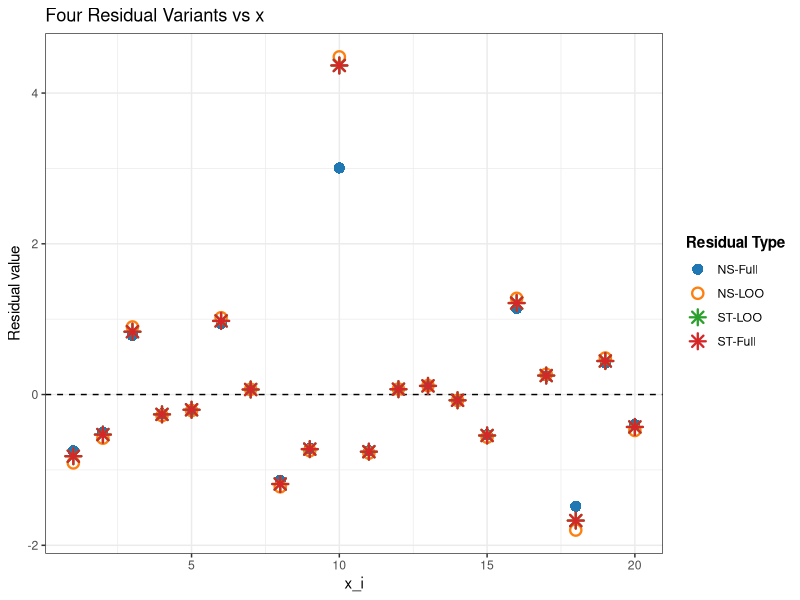

The R source for this figure:
## ---- chunk 1
#| label: plaintext-column-names
#| echo: true
#| message: false
#| warning: false

# Load libraries
library(dplyr)
library(knitr)

# -------------------------------
# 1) Data and full-model fit
# -------------------------------
set.seed(123)
n <- 20
x <- 1:n
y <- 2 + 3 * x + rnorm(n, mean = 0, sd = 5)
y[10] <- y[10] + 25  # add an outlier at x = 6
y[11] <- y[11] - 10  # add an outlier at x = 6

full_data  <- data.frame(x = x, y = y)

full_model <- lm(y ~ x, data = full_data)
leverage   <- hatvalues(full_model)
e_full     <- resid(full_model)
sigma_hat_val  <- summary(full_model)$sigma

# -------------------------------
# 2) LOOCV quantities (refit n times)
# -------------------------------
e_del_val <- numeric(n)
sigma_minus_i_val <- numeric(n)

for (i in 1:n) {
  loocv_model <- lm(y ~ x, data = full_data[-i, ])
  yhat_minus  <- predict(loocv_model, newdata = full_data[i, , drop = FALSE])
  e_del_val[i]    <- full_data$y[i] - yhat_minus
  sigma_minus_i_val[i] <- summary(loocv_model)$sigma
}

# -------------------------------
# 3) Assemble and round results
# -------------------------------
residuals_df <- data.frame(
  x = full_data$x,
  h = as.numeric(leverage),
  e_i = as.numeric(e_full),
  sigma_hat = as.numeric(sigma_hat_val),
  e_i_minus_i = as.numeric(e_del_val),
  e_i_minus_i_2 = e_full/(1-leverage),
  sigma_minus_i = as.numeric(sigma_minus_i_val),
  `NS-Full` = e_full / sigma_hat_val,
  `NS-LOO` = e_del_val / sigma_minus_i_val,
  `ST-LOO` = e_del_val / (sigma_minus_i_val / sqrt(1 - leverage)),
  `ST-Full` = rstudent(full_model)
) %>%
  mutate(across(where(is.numeric), ~ round(.x, 3)))


# 4) Create simple display names
display_names <- c("$x_i$", "$h_i$", "$e_i$", "$\\hat{\\sigma}$", 
                   "$e_{i,-i}$", "$\\hat{e}_{i,-i}$","$\\hat{\\sigma}_{-i}$", 
                   "NS-Full", "NS-LOO", "ST-LOO", "ST-Full")

# 5) Display the table
knitr::kable(
  residuals_df,
  caption = "Residual variants with plain-text column names.",
  col.names = display_names,
  escape=FALSE,
  align = rep("r", length(display_names))
)
## ---- chunk 2
#| label: plot-four-residuals-new-names
#| echo: true
#| message: false
#| warning: false
#| fig-cap: "Four residual variants plotted against the predictor variable x."

# Load libraries
library(dplyr)
library(tidyr)
library(ggplot2)
library(knitr)


# -------------------------------
# 3) Plotting Code with Updated Names
# -------------------------------

# Prepare data for plotting
plot_df <- residuals_df %>%
  # Use the new, simple column names (R converts '-' to '.')
  select(
    x,
    NS.Full,
    NS.LOO,
    ST.LOO,
    ST.Full
  ) %>%
  pivot_longer(
    cols = -x,
    names_to = "residual_type",
    values_to = "residual_value"
  )

# Update the names in the mapping vectors
shape_map <- c(
  NS.Full = 16,  # solid circle
  NS.LOO  = 1,   # hollow circle
  ST.LOO  = 8,   # asterisk
  ST.Full = 8    # asterisk
)

labels_map <- c(
  NS.Full = "NS-Full",
  NS.LOO  = "NS-LOO",
  ST.LOO  = "ST-LOO",
  ST.Full = "ST-Full"
)

color_map <- c(
  NS.Full = "#1f77b4",  # blue
  NS.LOO  = "#ff7f0e", # orange
  ST.LOO  = "#2ca02c",  # green
  ST.Full = "#d62728"   # red
)

# Generate the plot
ggplot(
  plot_df,
  aes(x = x, y = residual_value,
      shape = residual_type, color = residual_type, group = residual_type)
) +
  geom_hline(yintercept = 0, linetype = "dashed") +
  geom_point(size = 3, stroke = 1.2) + # Increased stroke for visibility
  scale_shape_manual(
    values = shape_map,
    breaks = names(labels_map),
    labels = unname(labels_map),
    name = "Residual Type"
  ) +
  scale_color_manual(
    values = color_map,
    breaks = names(labels_map),
    labels = unname(labels_map),
    name = "Residual Type"
  ) +
  labs(
    title = "Four Residual Variants vs x",
    x = "x_i",
    y = "Residual value"
  ) +
  theme_bw() +
  theme(
    legend.position = "right",
    legend.title = element_text(face = "bold")
  )
